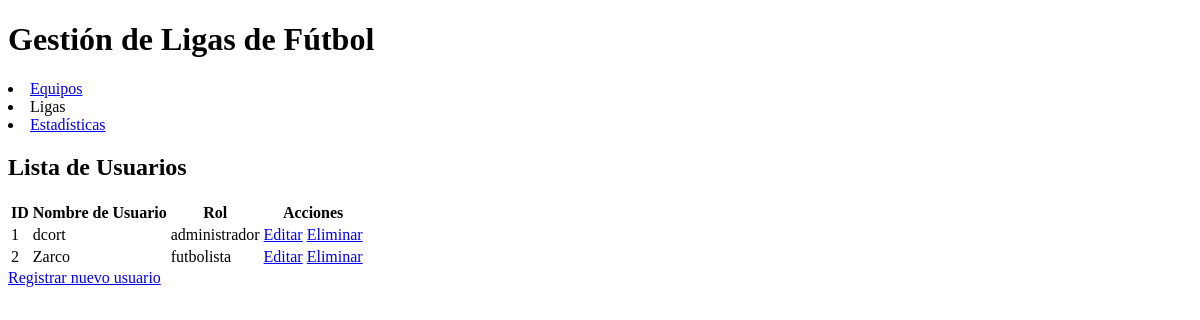
The app's page /usuarios/ (signed in), older data.
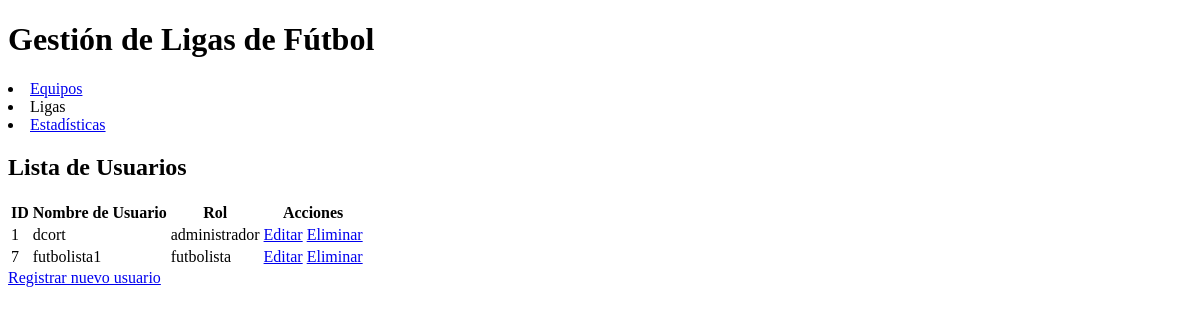
The same page, newer data.
### usuarios/models.py (models this page shows, shortened)
class Usuario(AbstractUser):
    ROLES = [
        ('futbolista', 'Futbolista'),
        ('tecnico', 'Técnico'),
        ('organizador', 'Organizador'),
        ('administrador', 'Administrador'),
    ]
    rol = models.CharField(max_length=20, choices=ROLES)

### usuarios/views.py (the view)
# urls.py: path('', listar_usuarios, name='listar_usuarios'),
@login_required
def listar_usuarios(request):
    usuarios = Usuario.objects.all()
    return render(request, 'usuarios/lista_usuarios.html', {'usuarios': usuarios})

### usuarios/templates/usuarios/lista_usuarios.html
{% extends 'base.html' %}
{% block content %}
<h2>Lista de Usuarios</h2>
<table>
    <tr>
        <th>ID</th>
        <th>Nombre de Usuario</th>
        <th>Rol</th>
        <th>Acciones</th>
    </tr>
    {% for usuario in usuarios %}
    <tr>
        <td>{{ usuario.id }}</td>
        <td>{{ usuario.username }}</td>
        <td>{{ usuario.rol }}</td>
        <td>
            <a href="{% url 'editar_usuario' usuario.id %}">Editar</a>
            <a href="{% url 'eliminar_usuario' usuario.id %}">Eliminar</a>
        </td>
    </tr>
    {% endfor %}
</table>
<a href="{% url 'registrar_usuario' %}">Registrar nuevo usuario</a>
{% endblock %}

### templates/base.html (shortened to what this page needs)
<!DOCTYPE html>
<html lang="es">
<head>
</head>
<body>
    <header>
        <h1>Gestión de Ligas de Fútbol</h1>
        <nav>
            <li><a href="{% url 'equipos:lista' %}">Equipos</a></li>
            <li><a href="{% url 'lista_ligas' %}"></a>Ligas</li>
            <li><a href="{% url 'listar_estadisticas' %}">Estadísticas</a></li>
        </nav>
    </header>
    <main>
        {% block content %}{% endblock %}
    </main>
</body>
</html>

Row changes from the older to the newer data that the page shows:
removed Usuario: id "2", username "Zarco", rol "futbolista"
added Usuario: id "7", username "futbolista1", rol "futbolista"
